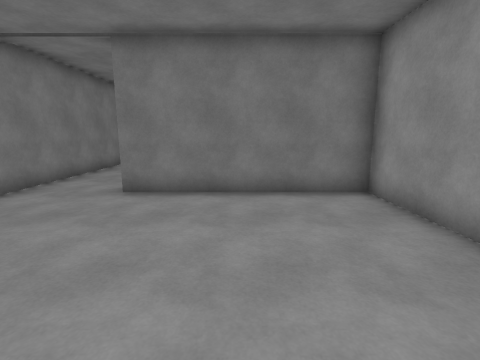
View 1 (above)

24 first-person views from a walk through a Unity game level. The camera is 1.5 m above the floor, tilts 10° down and sees 85° across. Doors are open. The floor is counted in squares, 1 m on a side. Each view is taken from the middle of a square. On the plan, view 1 faces up. The plan holds only what a view shows up to about 14 squares ahead; the rest is blank. The place goes on beyond the plan. The player is left out. Some surface patterns are stand-ins.

View 2
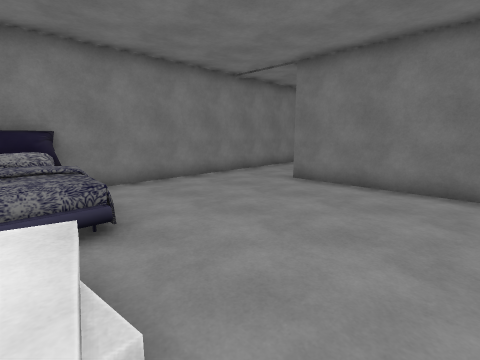

View 3
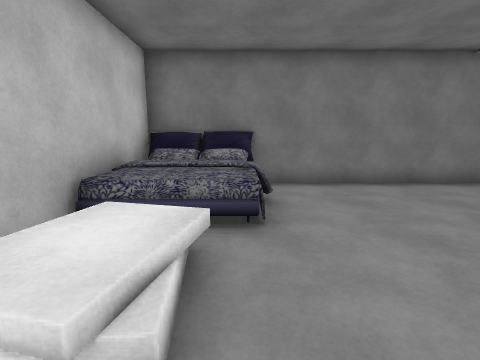

View 4
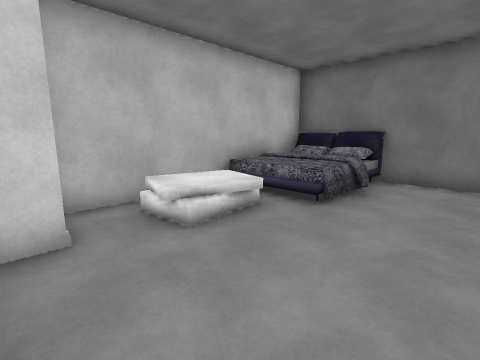

View 5
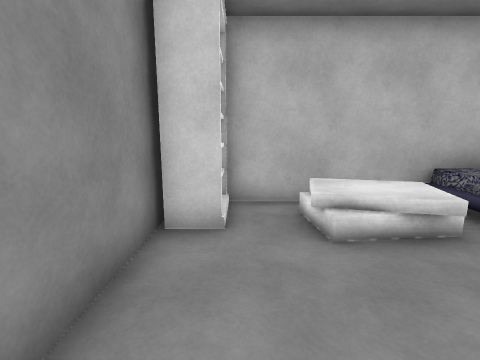

View 6
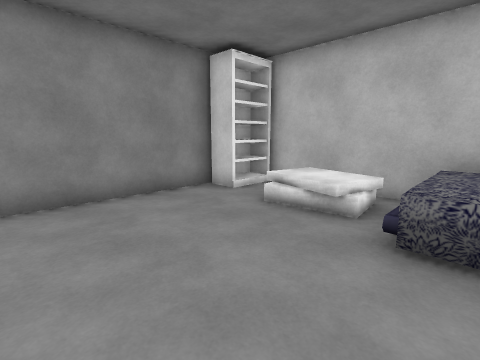

View 7
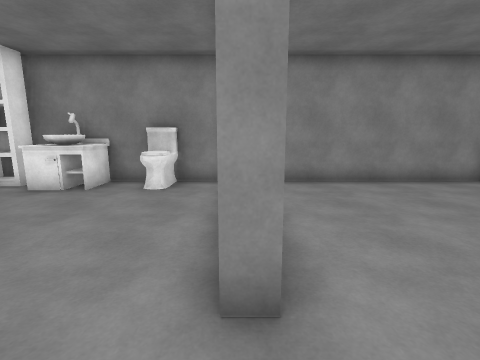

View 8
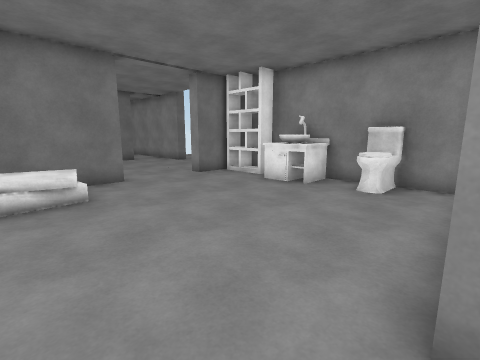

View 9
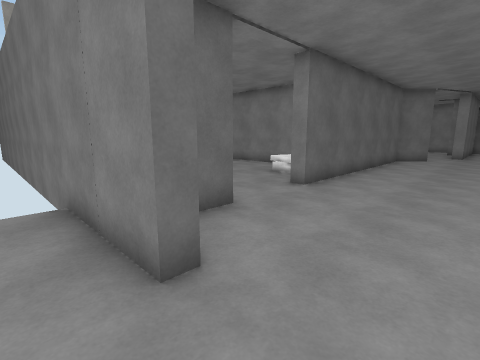

View 10
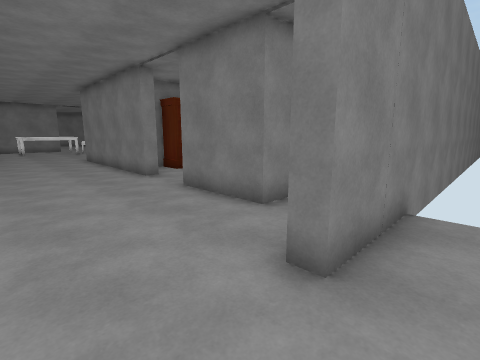

View 11
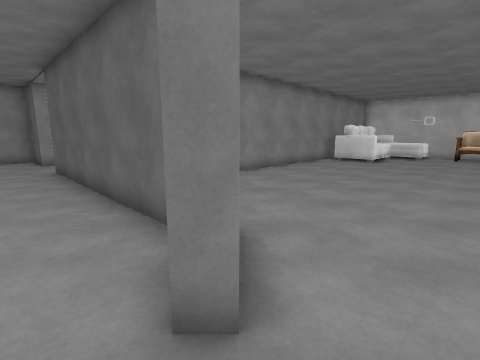

View 12
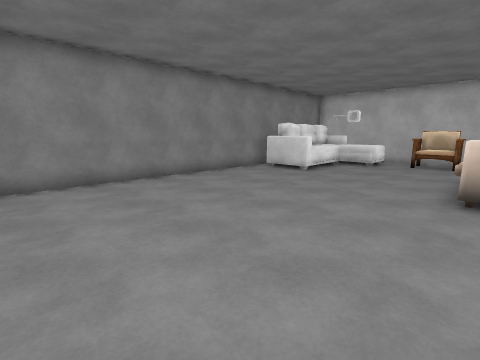

View 13
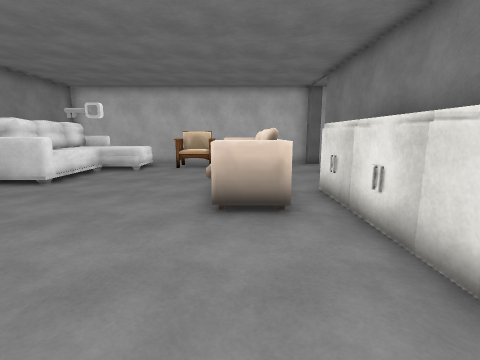

View 14
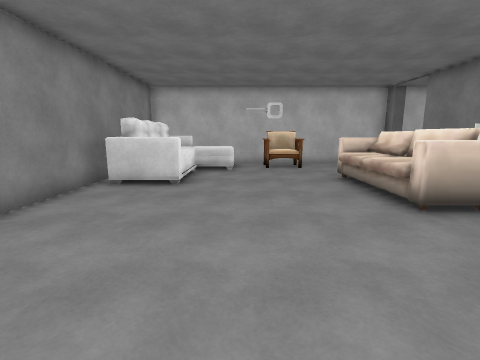

View 15
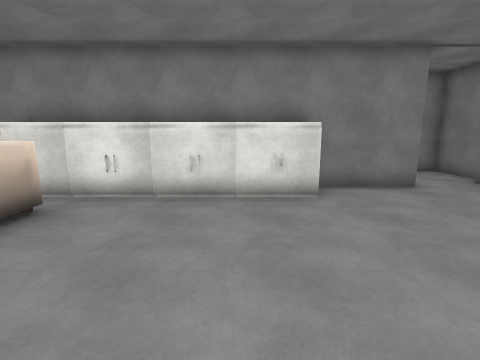

View 16
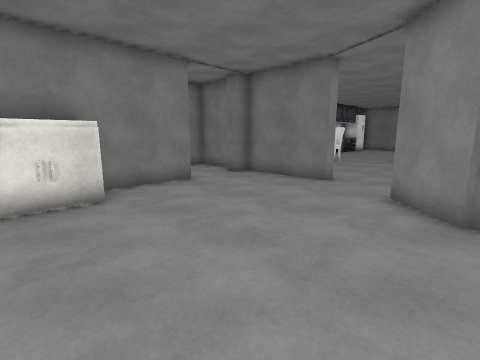

View 17
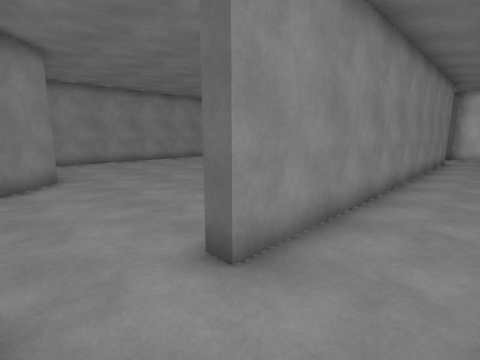

View 18
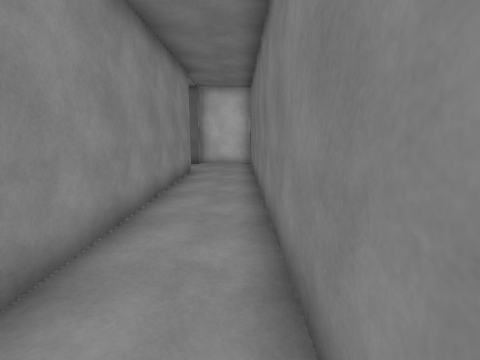

View 19
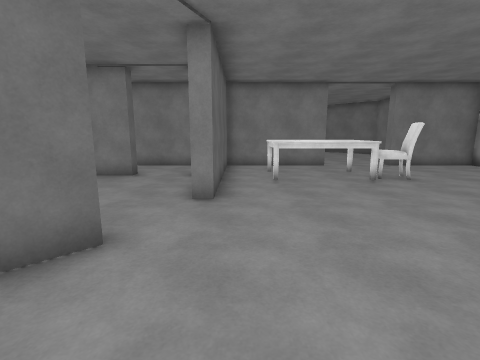

View 20
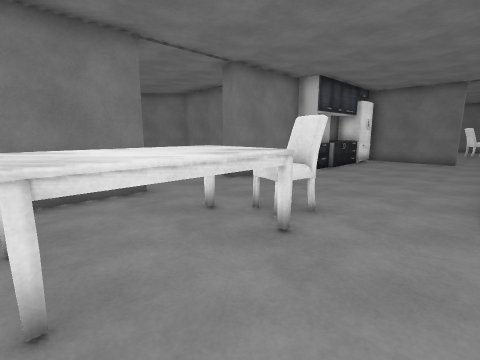

View 21
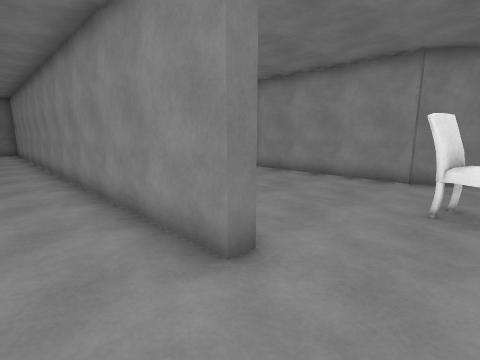

View 22
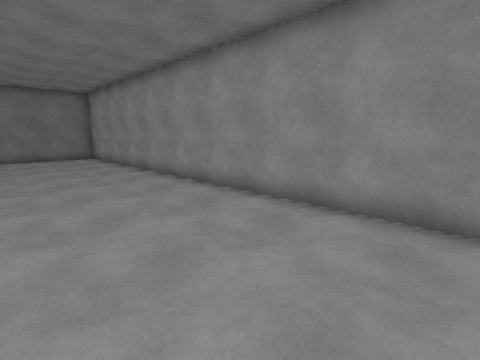

View 23
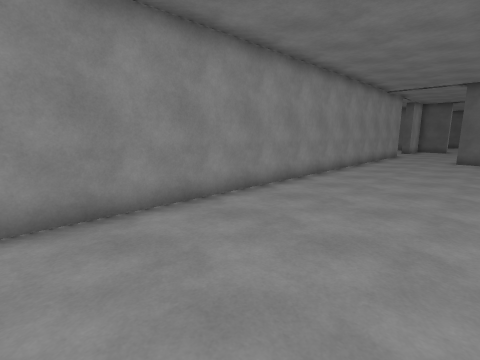

View 24
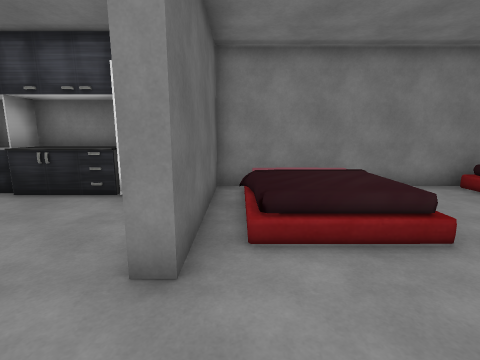

### Floor plan
Points are (right, up) in squares from view 1. A wall is a line through its corners. A room is listed if a view was taken in it or the views show most of it. See-through windows are left out.
Room 1 (views 1, 2, 3, 4, 5, 6, 7, 8)
walls: (2.2, -2.5) (3, -2.5) (3, -1.7); (3.3, -1.5) (3.3, 6.7) (-3.1, 6.7) (-3.1, 7.2); (-6, 7.4) (-6, -2.7) (2.3, -2.7) (2.3, -1) (3.2, -1)
ways out: opening at (-4.5, 7) to room 3
objects: other object (-5, -2) to (-2, 0); other object (-1, 0)
Room 2 (views 9, 10)
walls: (3.8, 17.7) (3.8, 1.2); (3.8, 36.9) (3.8, 20.4)
ways out: open door at (3.5, 19) to room 3
Room 3 (views 11, 19, 20, 21, 22, 23)
walls: (-13.5, 24.4) (-14.8, 25.8) (-14.8, 31.9); (-12.8, 16.8) (-12.4, 17.1) (-11.7, 16.4); (-21.5, 23.1) (-21.5, 18.4); (-21, 18.4) (-15, 18.4) (-15, 17.9); (-11, 15.9) (-1.8, 15.9) (-1.8, 15.4) (-4.8, 15.4); (-4, 22.8) (-4, 22.2) (-10.9, 22.2); (-25.4, 28.9) (-26.2, 28.9); (-6, 13.1) (-6, 7.4); (-21.5, 33.6) (-21.5, 26.2) (-22, 26.2) (-22, 46); (-26.4, 29.4) (-25.4, 29.4); (-16.5, 35.8) (-19.4, 35.8); (0.5, 22.2) (-1.6, 22.2); (2.6, 15.4) (1.1, 15.4) (1.1, 15.9) (3.3, 15.9) (3.3, 17.2); (1.9, 11.1) (1.9, 12.9); (3.4, 11.1) (2.1, 11.1); (3.3, 10.4) (3.3, 13.5); (3.3, 7.6) (3.3, 8.2)
low walls: (2.1, 11.1) (2.1, 11.7); (3, 11.8) (1.8, 11.8)
ways out: opening at (-4.5, 7) to room 1; open door at (3.5, 19) to room 2; opening at (-13.5, 16.5) to room 4; opening at (-15, 36) to room 5; opening at (1.5, 21)
objects: other object (-21, 30) to (-21, 33); table (-19, 20) to (-17, 23); chair (-18, 24) to (-18, 25); other object (-5, 14); other object (-5, 26) to (-5, 27); toilet (2, 9) to (3, 10); bookshelf (3, 14) to (3, 15)
Room 4 (views 12, 13, 14, 15, 16, 17, 18)
walls: (-17.2, 12) (-17.2, 3.9); (-21.5, 10.6) (-21.5, -2.7) (-19, -2.7) (-19, -2.1) (-18.4, -2.1) (-18.4, -2.7) (-6.9, -2.7); (-19, 0.1) (-19, 15.1) (-18.4, 15.1) (-18.4, 12.2); (-11.3, 15.3) (-12.8, 16.8); (-6.5, 0.8) (-6.5, 14.5); (-15, 17.9) (-18.4, 17.9) (-18.4, 17.2) (-19, 17.2); (-19.6, 17.9) (-21.5, 17.9) (-21.5, 14)
ways out: opening at (-13.5, 16.5) to room 3
objects: sofa (-16, 2) to (-15, 6); chair (-14, -2) to (-12, -1); sofa (-10, -2) to (-7, 3)
Room 5 (view 24)
walls: (-21.5, 44) (-21.5, 36.3) (-16.5, 36.3) (-16.5, 35.8)
ways out: opening at (-15, 36) to room 3
objects: other object (-21, 36)

Positions as (right, up) in squares from view 1, and headings:
1: (0, 0), facing up
2: (2, -1), facing up-left
3: (2, 0), facing left
4: (3, 3), facing down-left
5: (2, 3), facing down
6: (-3, 4), facing down-right
7: (-5, 7), facing right
8: (-5, 7), facing up-right
9: (5, 20), facing down-left
10: (5, 18), facing up-left
11: (-14, 18), facing down-right
12: (-15, 13), facing down-right
13: (-15, 11), facing down
14: (-11, 11), facing down
15: (-11, 10), facing left
16: (-11, 10), facing up-left
17: (-21, 17), facing down-right
18: (-21, 11), facing down
19: (-9, 19), facing left
20: (-15, 20), facing up-left
21: (-24, 24), facing up-right
22: (-27, 30), facing up-right
23: (-27, 46), facing down-right
24: (-14, 37), facing left
